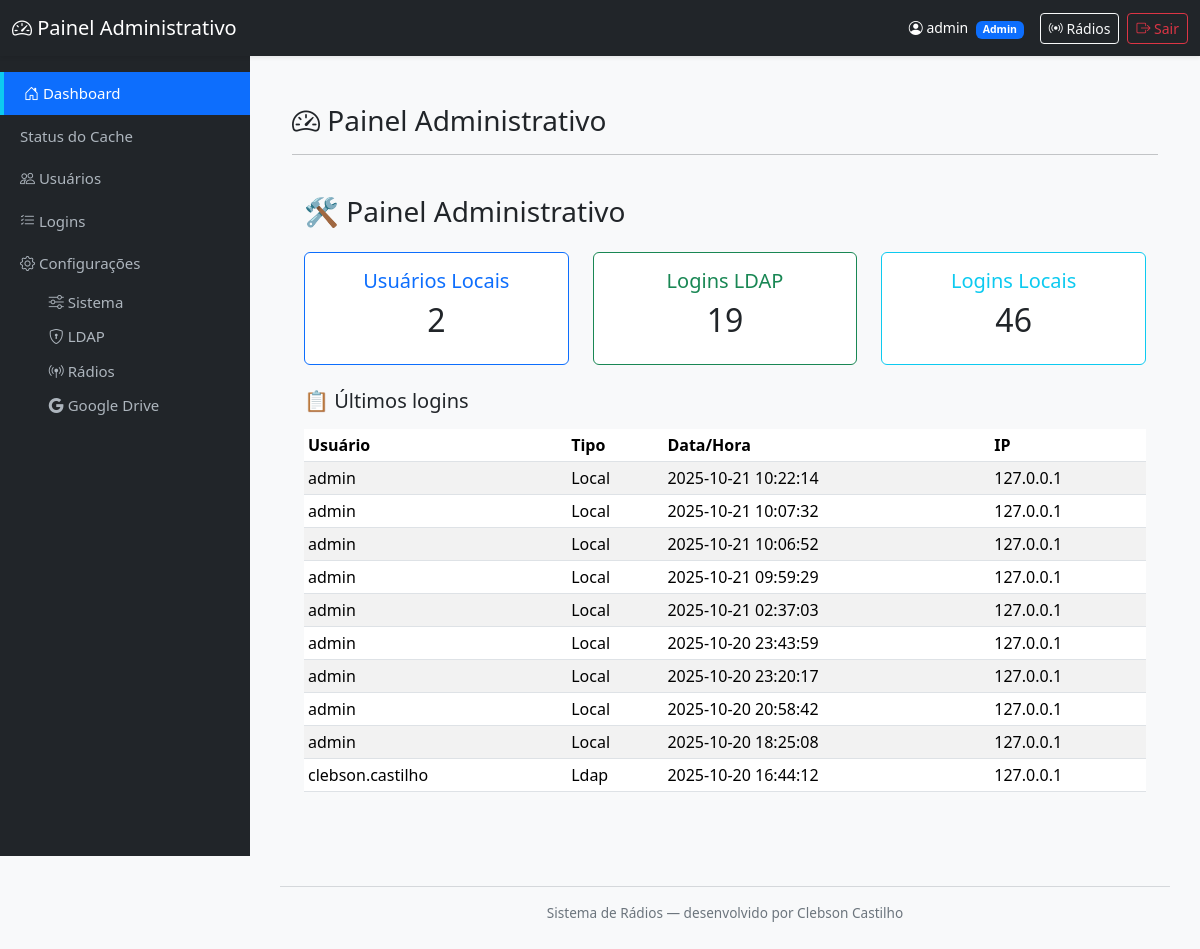
The page /admin/dashboard (signed in) on the database as committed earlier.
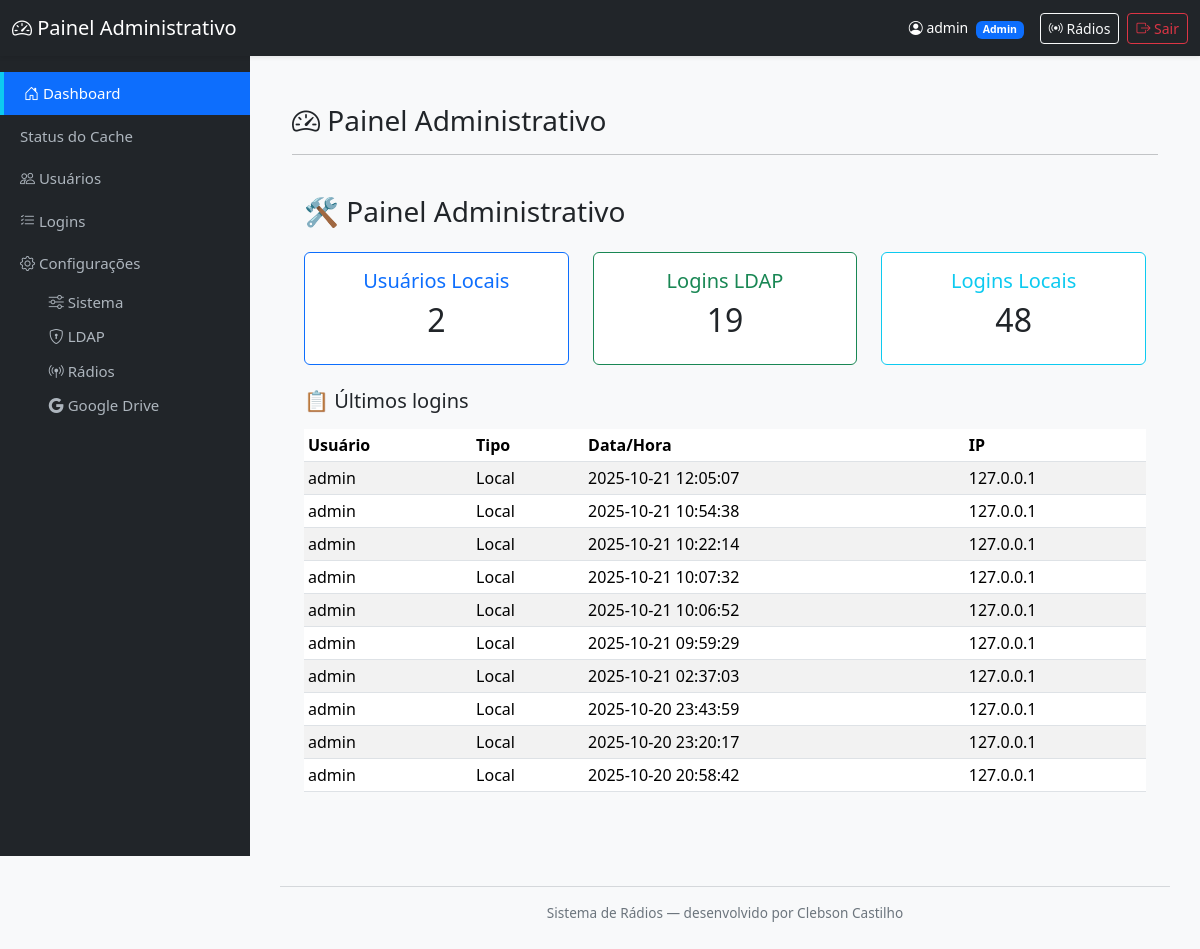
The same page on the database as committed later.
### tables this page shows
CREATE TABLE logins (
            id INTEGER PRIMARY KEY AUTOINCREMENT,
            usuario TEXT NOT NULL,
            tipo_login TEXT NOT NULL,
            data_hora TEXT NOT NULL,
            ip TEXT
        );

### mod_admin/routes.py (the view)
@bp_admin.route('/admin/dashboard')
@admin_required   # ✅ Decorator direto
def dashboard():
    total_usuarios = contar_usuarios()
    logins = contar_logins()
    total_local = logins.get("local", 0)
    total_ldap = logins.get("ldap", 0)
    logs = listar_logins(10)
    usuarios = listar_usuarios()
    return render_template(
        'admin_dashboard.html',
        total_usuarios=total_usuarios,
        total_local=total_local,
        total_ldap=total_ldap,
        logs=logs,
        usuarios=usuarios
    )

### mod_admin/models.py (called while the page is built)
def get_connection():
    conn = sqlite3.connect(DB_PATH, check_same_thread=False)
    conn.row_factory = sqlite3.Row
    return conn

def listar_logins(limit=100):
    conn = get_connection()
    cur = conn.cursor()
    cur.execute("""
        SELECT usuario, tipo_login, data_hora, ip
        FROM logins
        ORDER BY id DESC
        LIMIT ?
    """, (limit,))
    registros = cur.fetchall()
    conn.close()
    return registros

def contar_logins():
    conn = get_connection()
    cur = conn.cursor()
    cur.execute("SELECT COUNT(*) FROM logins WHERE tipo_login='local'")
    total_local = cur.fetchone()[0]
    cur.execute("SELECT COUNT(*) FROM logins WHERE tipo_login='ldap'")
    total_ldap = cur.fetchone()[0]
    conn.close()
    return {"local": total_local, "ldap": total_ldap}

def listar_usuarios():
    conn = get_connection()
    cur = conn.cursor()
    cur.execute("""
        CREATE TABLE IF NOT EXISTS usuarios (
            id INTEGER PRIMARY KEY AUTOINCREMENT,
            nome TEXT,
            usuario TEXT UNIQUE,
            senha TEXT,
            tipo TEXT
        )
    """)
    cur.execute("SELECT id, nome, usuario, tipo FROM usuarios ORDER BY id ASC")
    usuarios = cur.fetchall()
    conn.close()
    return usuarios

def contar_usuarios():
    conn = get_connection()
    cur = conn.cursor()
    cur.execute("SELECT COUNT(*) FROM usuarios")
    total = cur.fetchone()[0]
    conn.close()
    return total

### mod_auth/utils.py (called while the page is built)
def admin_required(f):
    @wraps(f)
    def decorated_function(*args, **kwargs):
        user = session.get('user')
        if not user:
            flash("⚠️ Faça login para continuar.", "warning")
            return redirect(url_for('auth.login', next=request.url))
        if user.get('tipo') != 'admin':
            template = current_app.jinja_env.get_or_select_template("error_403.html")
            return template.render(user=user), 403
        return f(*args, **kwargs)
    return decorated_function

### mod_admin/templates/admin_dashboard.html (shortened to what this page needs)
{% extends "admin_base.html" %}
{% block content %}
<div class="container py-4">
  <h3><i class="bi bi-speedometer2"></i> Painel Administrativo </h3>
  <hr>
  <div class="container py-4">
    <h3 class="mb-4">🛠 Painel Administrativo</h3>
    <div class="row text-center mb-4">
      <div class="col-md-4">
        <div class="card border-primary">
          <div class="card-body">
            <h5 class="text-primary">Usuários Locais</h5>
            <h2>{{ total_usuarios }}</h2>
          </div>
        </div>
      </div>
      <div class="col-md-4">
        <div class="card border-success">
          <div class="card-body">
            <h5 class="text-success">Logins LDAP</h5>
            <h2>{{ total_ldap }}</h2>
          </div>
        </div>
      </div>
      <div class="col-md-4">
        <div class="card border-info">
          <div class="card-body">
            <h5 class="text-info">Logins Locais</h5>
            <h2>{{ total_local }}</h2>
          </div>
        </div>
      </div>
    </div>
    <h5 class="mb-3">📋 Últimos logins</h5>
    <table class="table table-sm table-striped">
      <thead>
        <tr>
          <th>Usuário</th>
          <th>Tipo</th>
          <th>Data/Hora</th>
          <th>IP</th>
        </tr>
      </thead>
      <tbody>
        {% for u, t, d, i in logs %}
        <tr>
          <td>{{ u }}</td>
          <td>{{ t|capitalize }}</td>
          <td>{{ d }}</td>
          <td>{{ i or '-' }}</td>
        </tr>
        {% endfor %}
      </tbody>
    </table>
  </div>
</div>
{% endblock %}

### templates/admin_base.html (shortened to what this page needs)
<!DOCTYPE html>
<html lang="pt-BR">
<head>
  <link href="https://cdn.jsdelivr.net/npm/bootstrap@5.3.3/dist/css/bootstrap.min.css" rel="stylesheet">
  <link href="https://cdn.jsdelivr.net/npm/bootstrap-icons@1.11.3/font/bootstrap-icons.css" rel="stylesheet">
</head>
<body class="bg-light">
  <nav class="navbar navbar-dark bg-dark fixed-top shadow-sm">
    <div class="container-fluid d-flex justify-content-between align-items-center">
      <span class="navbar-brand mb-0 h5">
        <i class="bi bi-speedometer2"></i> Painel Administrativo
      </span>
      <div class="d-flex align-items-center">
        <span class="text-white small me-3">
          <i class="bi bi-person-circle"></i>
          {% if session.user %}
          {{ session.user.usuario }}
          <span class="badge bg-{% if session.user.tipo == 'admin' %}primary{% else %}secondary{% endif %} ms-1">
            {{ session.user.tipo|capitalize }}
          </span>
          {% endif %}
        </span>
        <a href="{{ url_for('radio.select_radio') }}" class="btn btn-outline-light btn-sm me-2">
          <i class="bi bi-broadcast"></i> Rádios
        </a>
        <a href="{{ url_for('auth.logout') }}" class="btn btn-outline-danger btn-sm">
          <i class="bi bi-box-arrow-right"></i> Sair
        </a>
      </div>
    </div>
  </nav>
  <div class="sidebar bg-dark" id="sidebar">
    <a href="{{ url_for('admin.dashboard') }}" class="{% if request.endpoint == 'admin.dashboard' %}active{% endif %}">
      <i class="bi bi-house-door"></i> Dashboard
    </a>
    <a href="{{ url_for('admin.status_cache') }}"
      class="{% if request.endpoint == 'admin.status_cache' %}active{% endif %}">
       Status do Cache
    </a>
    <a href="{{ url_for('admin.usuarios') }}" class="{% if request.endpoint == 'admin.usuarios' %}active{% endif %}">
      <i class="bi bi-people"></i> Usuários
    </a>
    <a href="{{ url_for('admin.logins') }}" class="{% if request.endpoint == 'admin.logins' %}active{% endif %}">
      <i class="bi bi-list-check"></i> Logins
    </a>
    <a href="{{ url_for('bp_config.dashboard') }}"
      class="{% if 'bp_config' in request.endpoint %}active{% endif %}">
      <i class="bi bi-gear"></i> Configurações
    </a>
    <div class="submenu">
      <a href="{{ url_for('bp_config.config_sistema') }}"
        class="{% if request.endpoint == 'bp_config.config_sistema' %}active{% endif %}">
        <i class="bi bi-sliders"></i> Sistema
      </a>
      <a href="{{ url_for('bp_config.config_ldap') }}"
        class="{% if request.endpoint == 'bp_config.config_ldap' %}active{% endif %}">
        <i class="bi bi-shield-lock"></i> LDAP
      </a>
      <a href="{{ url_for('bp_config.radios') }}"
        class="{% if request.endpoint == 'bp_config.radios' %}active{% endif %}">
        <i class="bi bi-broadcast-pin"></i> Rádios
      </a>
      <a href="{{ url_for('bp_config.config_google_drive') }}"
        class="{% if request.endpoint == 'bp_config.config_google_drive' %}active{% endif %}">
        <i class="bi bi-google"></i> Google Drive
      </a>
    </div>
  </div>
  <div class="content">
    {% block content %}{% endblock %}
    <footer>
      <hr>
      Sistema de Rádios — desenvolvido por Clebson Castilho
    </footer>
  </div>
</body>
</html>

### templates/admin_base.html (style rules this page uses)
body { background-color: #f8f9fa; overflow-x: hidden; }
.navbar { height: 56px; }
.sidebar { width: 250px; height: 100vh; background-color: #212529; position: fixed; top: 56px; left: 0; padding-top: 1rem; overflow-y: auto; transition: left 0.3s ease-in-out; }
.sidebar a { color: #adb5bd; text-decoration: none; display: block; padding: 10px 20px; font-size: 15px; }
.sidebar a:hover, .sidebar a.active { background-color: #0d6efd; color: white; border-left: 4px solid #0dcaf0; }
.content { margin-left: 250px; padding: 80px 30px 30px; transition: margin-left 0.3s ease; }
.submenu { padding-left: 1.8rem; font-size: 14px; }
.submenu a { padding: 6px 20px; }
footer { text-align: center; font-size: 0.85rem; color: #6c757d; margin-top: 30px; }

Rows that differ between the two databases and show on the page:
no longer on this page (row unchanged): logins: usuario "admin", tipo_login "Local", data_hora "2025-10-20 18:25:08", ip "127.0.0.1"
no longer on this page (row unchanged): logins: usuario "clebson.castilho", tipo_login "Ldap", data_hora "2025-10-20 16:44:12", ip "127.0.0.1"
added logins: usuario "admin", tipo_login "Local", data_hora "2025-10-21 12:05:07", ip "127.0.0.1"
added logins: usuario "admin", tipo_login "Local", data_hora "2025-10-21 10:54:38", ip "127.0.0.1"
Other text that changed with them:
{{ total_local }}: "46" → "48"
